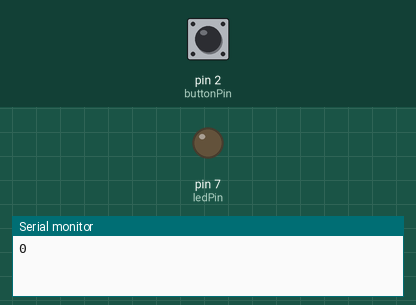
This sketch was run on a simulated Arduino Uno, built with avr-gcc and run on an emulated ATmega328P. Shown: output pins drawn as LEDs (lit = HIGH), the last lines printed to the serial monitor. Inputs (shaded band) come from the test bench; at power-on: pin 2 (buttonPin) LOW.

Above: at 0.1 s.
At 0.6 s:
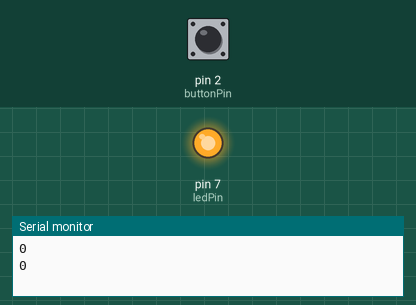
Timing chart, 0 to 2.1 s (numbered marks = the images above):
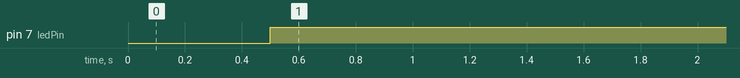

The sketch:

Pussbutton.ino
```cpp
int ledPin=7;
int buttonPin=2;
int buttonVal;
int dt=500;

void setup() {
    pinMode(ledPin,OUTPUT);
    pinMode(buttonPin,INPUT);
    Serial.begin(9600);
}

void loop() {
    buttonVal = digitalRead(buttonPin);
    Serial.println(buttonVal);
    delay(dt);
    if(buttonVal==1) {
        digitalWrite(ledPin,LOW);
    }
    if(buttonVal==0) {
        digitalWrite(ledPin,HIGH);
    }
}
```

Measured:
- by itself, pin 7 (ledPin): LOW → HIGH at 0.50 s
